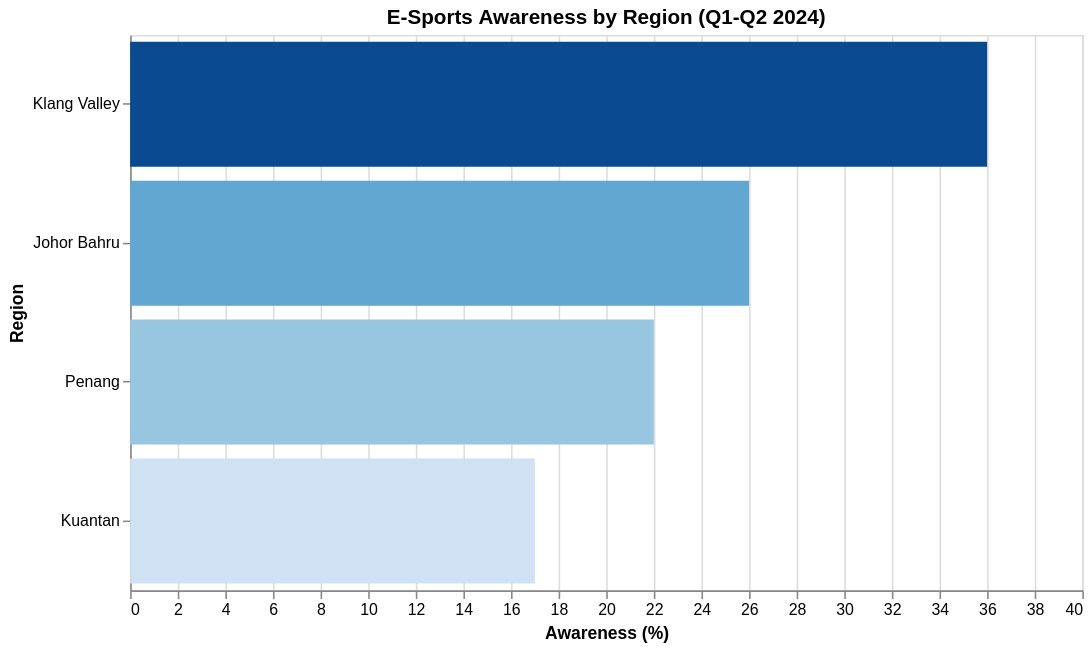

Vega-Lite specification for this chart:
### Vega-Lite specification from a JSON file in a GitHub repository (floating-point values rounded to 4 significant figures)
{"$schema": "https://vega.github.io/schema/vega-lite/v5.json", "title": "E-Sports Awareness by Region (Q1-Q2 2024)", "width": 600, "height": 350, "data": {"values": [{"region": "Klang Valley", "awareness": 36, "familiarity": 45}, {"region": "Johor Bahru", "awareness": 26, "familiarity": 33}, {"region": "Penang", "awareness": 22, "familiarity": 25}, {"region": "Kuantan", "awareness": 17, "familiarity": 20}]}, "mark": "bar", "encoding": {"x": {"field": "awareness", "type": "quantitative", "title": "Awareness (%)"}, "y": {"field": "region", "type": "nominal", "sort": "-x", "title": "Region"}, "color": {"field": "awareness", "type": "quantitative", "scale": {"scheme": "blues"}, "legend": false}, "tooltip": [{"field": "region", "type": "nominal", "title": "Region"}, {"field": "awareness", "type": "quantitative", "title": "Awareness %"}, {"field": "familiarity", "type": "quantitative", "title": "Familiarity %"}]}}
